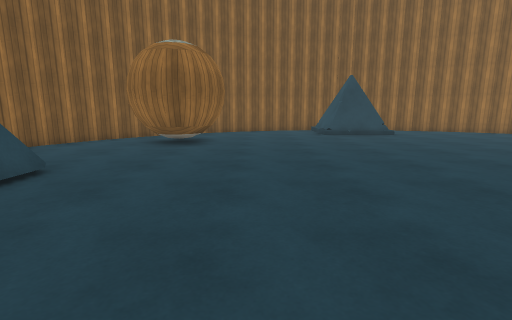
View 1 (above)

22 first-person views from a walk through a 3-D level made in the Unity game engine. The camera is 1.2 m above the floor, tilts 10° down and sees 85° across. The floor is counted in squares, 1 m on a side. Each view is taken from the middle of a square. On the plan, view 1 faces up. The plan holds only what a view shows up to about 13 squares ahead; the rest is blank. The place goes on beyond the plan. The player character is not drawn. Surface patterns are stand-ins for the level's own textures.

View 2
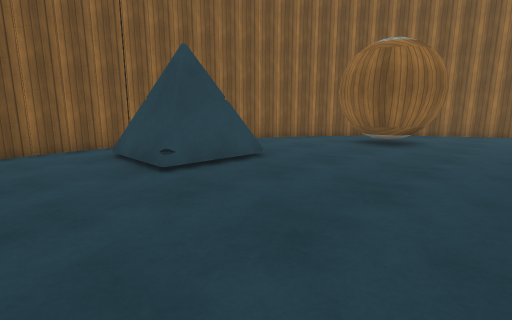

View 3
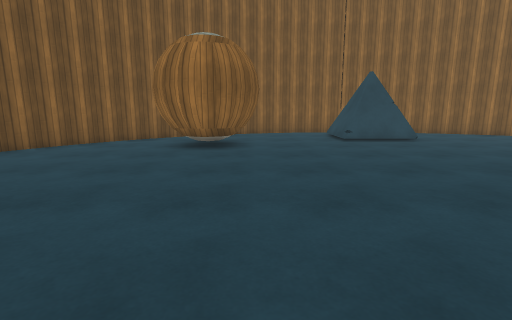

View 4
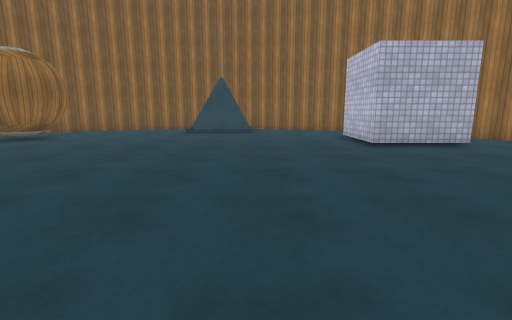

View 5
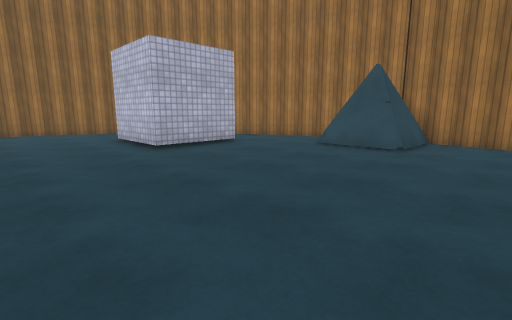

View 6
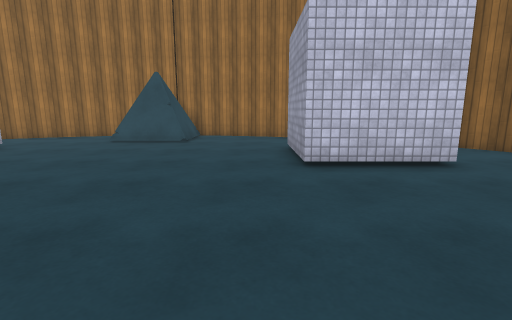

View 7
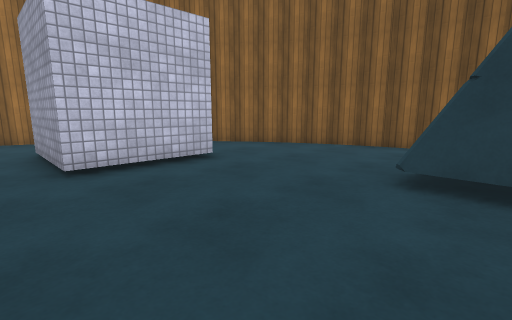

View 8
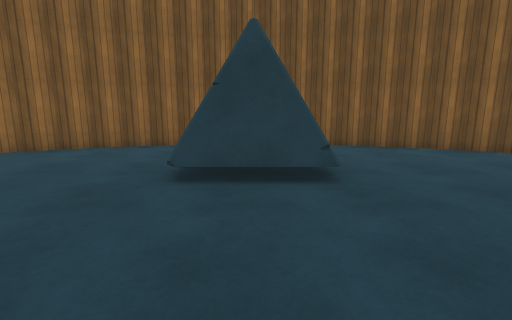

View 9
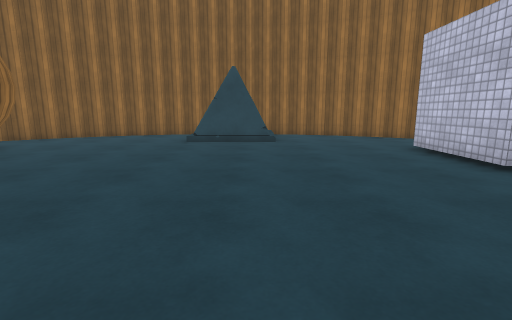

View 10
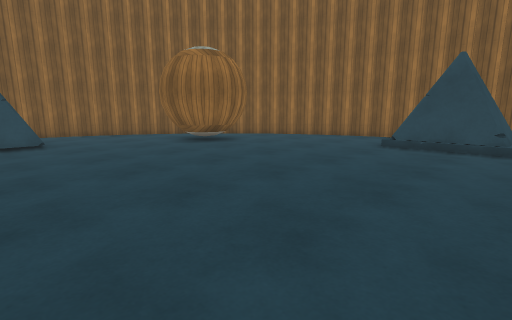

View 11
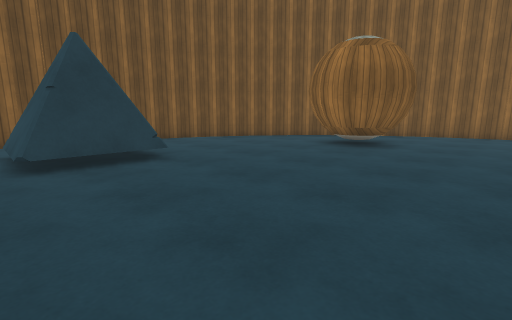

View 12
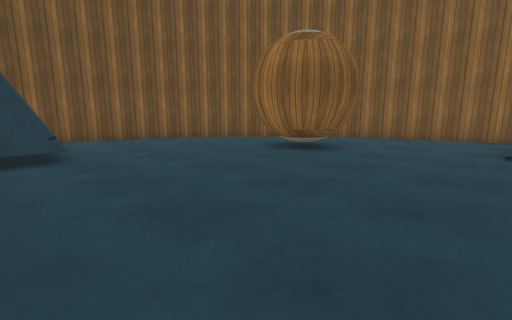

View 13
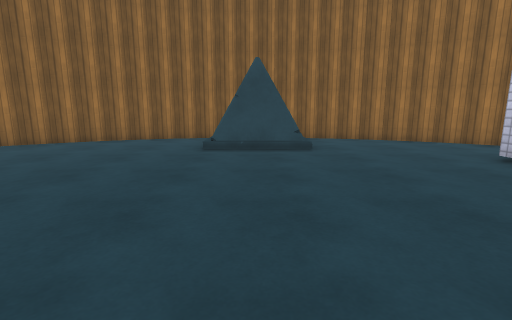

View 14
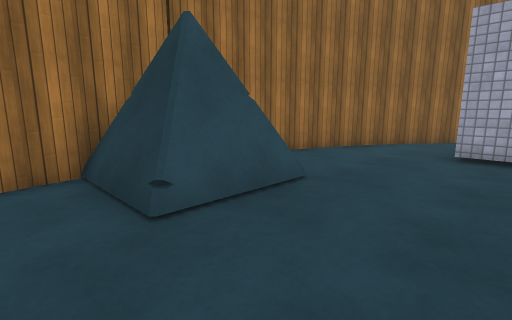

View 15
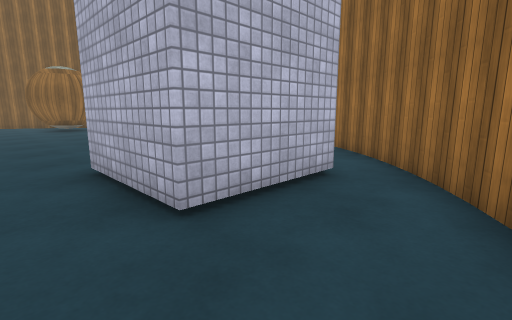

View 16
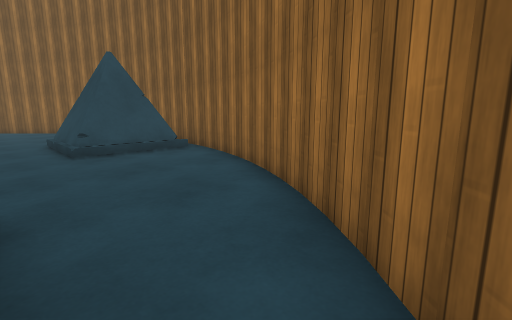

View 17
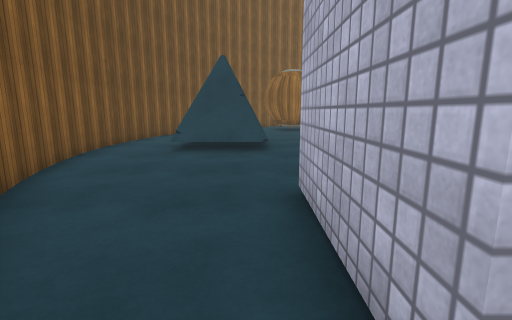

View 18
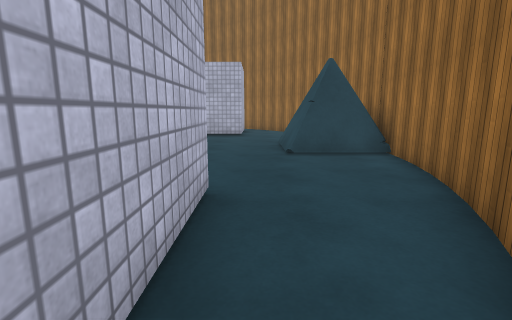

View 19
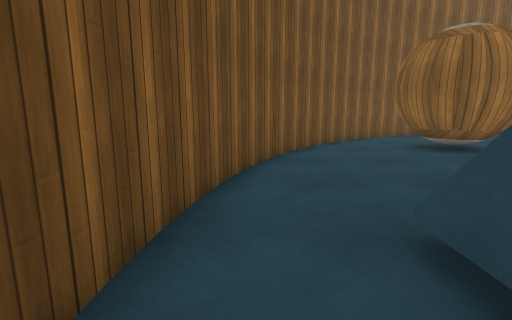

View 20
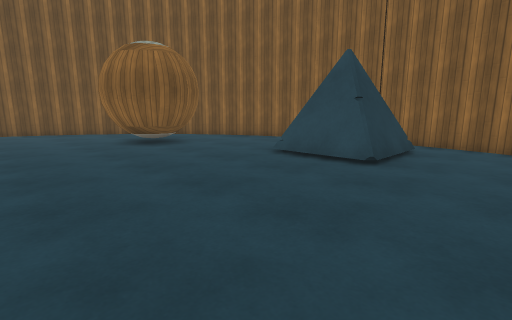

View 21
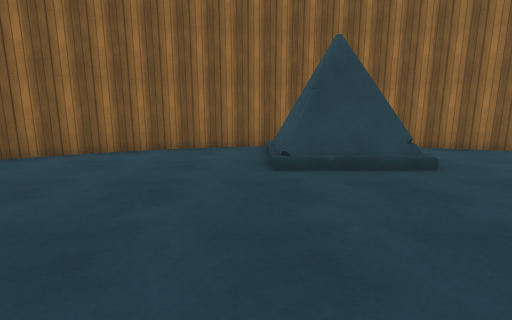

View 22
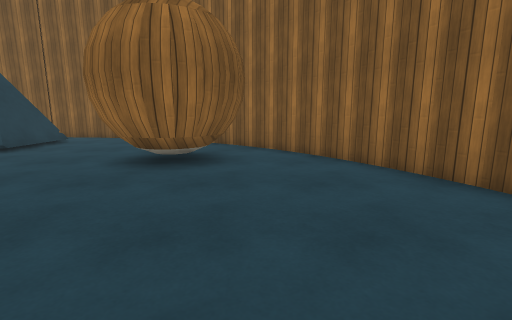

### Floor plan
Key: @ floor where view 1 was taken; # wall or solid block; . floor; O other object.
Columns run from 9 left of view 1 to 19 right of it. Each row starts with its distance up from view 1.
 18            #######
 17         ####.  O.####
 16       ###....OOO....###
 15      ##......OOO......##
 14      #.......OOO.......##
 13     ###.................##
 12   ##  ##............#  #.##
 11   #.  ##............#  #..#
 10  ##..###............#  #..##
  9  #..................####...#
  8 ##.........................##
  7 #...........................#
  6 #.........................OO#
  5 #.OOOO...................OOO#
  4 #  OOO...................OOO#
  3 #.OOOO...................OOO#
  2 #...........................#
  1 #...........................#
  0 ##.......@.................##
 -1  #...###............####...#
 -2  #.. ####...........#  #...#
 -3  ##. ####...........#  #..##
 -4   ##.###............####.##
 -5    #.........OOO.........#
 -6    ##........OOO........##
 -7     ##.......OOO.......##
 -8      ###.............###
 -9        ###.........###
-10          ###########

Where each view was taken, in squares from view 1:
view 1: 0 up, 0 right, facing up
view 2: 0 up, 1 right, facing up-left
view 3: 1 down, 7 right, facing left
view 4: 1 down, 7 right, facing up
view 5: 0 up, 7 right, facing up-right
view 6: 0 up, 5 right, facing right
view 7: 0 up, 5 right, facing down-right
view 8: 0 up, 5 right, facing down
view 9: 3 up, 6 right, facing up
view 10: 4 up, 7 right, facing up-left
view 11: 2 up, 7 right, facing down-left
view 12: 3 up, 5 right, facing down-left
view 13: 5 up, 5 right, facing up
view 14: 7 up, 13 right, facing down-right
view 15: 7 up, 17 right, facing up-left
view 16: 12 up, 15 right, facing up-left
view 17: 5 down, 15 right, facing left
view 18: 5 down, 15 right, facing up
view 19: 9 down, 6 right, facing left
view 20: 8 up, 2 right, facing down-left
view 21: 8 up, 3 right, facing up
view 22: 13 up, 4 right, facing left
